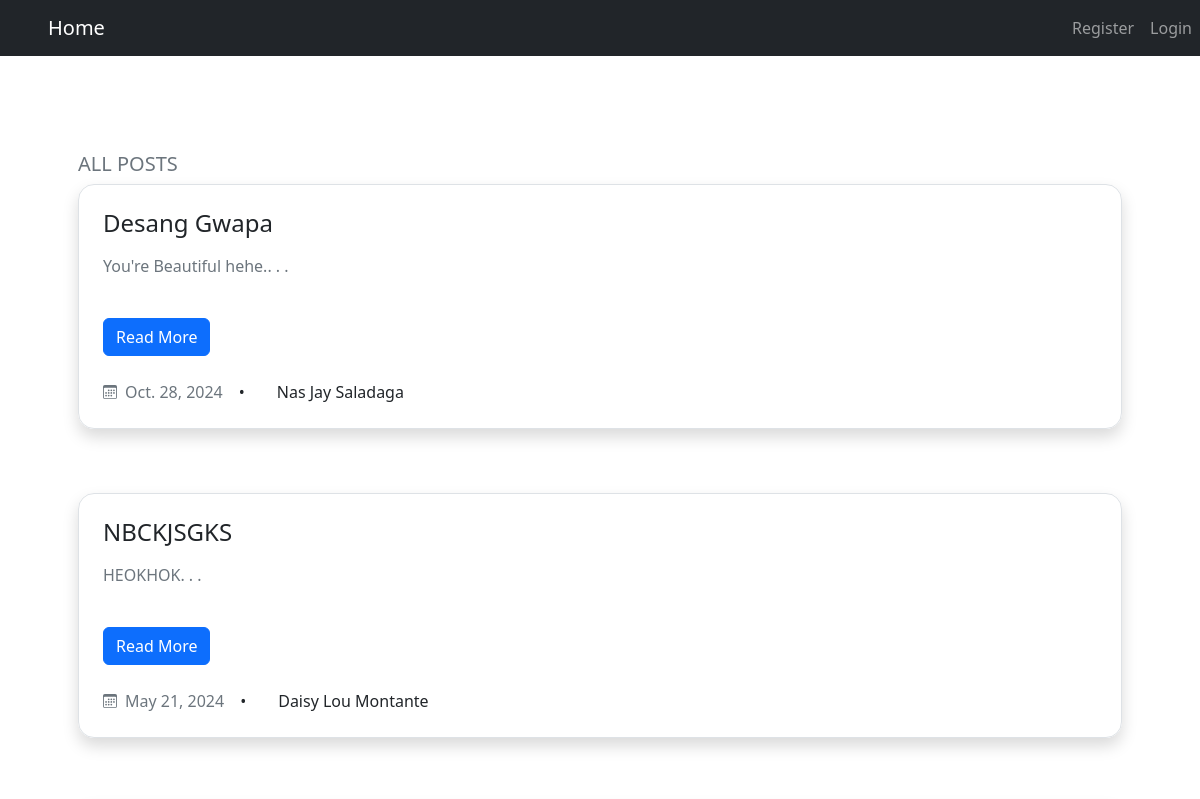
The page /all/ (upper part) on the database as committed earlier.
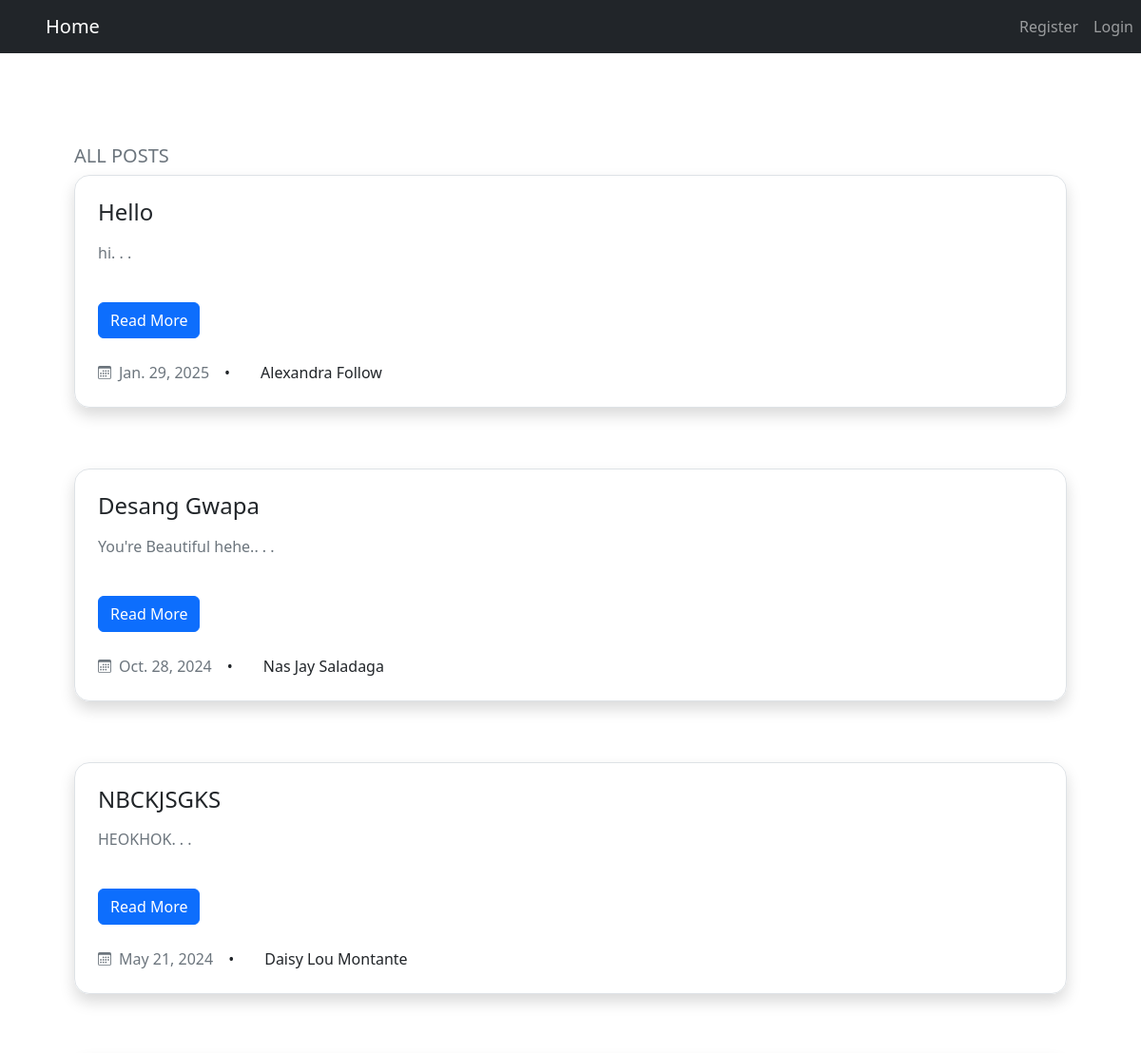
The same page on the database as committed later.
### blogpost/models.py (models this page shows, shortened)
class Post(models.Model):
    title = models.CharField(max_length=255)
    author = models.ForeignKey(User, on_delete=models.CASCADE)
    body = models.TextField()
    post_date = models.DateField(auto_now_add=True)
    likes = models.ManyToManyField(User, related_name='blogpost')

### blogpost/views.py (the view)
# urls.py: path('all/', Home.as_view(), name='all'),
class Home(ListView):
    model = Post
    template_name = 'home.html'
    ordering = ['-post_date']

### blogpost/templates/home.html (shortened to what this page needs)
{% extends "base.html" %}
{% block content %}
<section class="py-3 py-md-5 py-xl-8 " >
    <div class="container overflow-hidden p-5">
        <h1 class="fs-5 mb-2 text-secondary text-uppercase">All Posts</h1>
          <article>
             {% for post in object_list %}
            <div class="card border-0 mb-3 shadow d-flex rounded-4">
              <div class="card-body border bg-white p-4 rounded-4">
                <div class="entry-header mb-3">
                  <h2 class="card-title entry-title h4 mb-0">
                    <a class="link-dark text-decoration-none" href="{% url 'blogdetail' post.pk %}">{{post.title}}</a>
                  </h2>
                </div>
                <p class="card-text entry-summary text-secondary mb-3">
                    {{ post.body|slice:":200"|safe }}. . .
                </p>
                <a href="{% url 'blogdetail' post.pk %}" class="btn btn-primary mt-4 text-nowrap entry-more">Read More</a>
                <br><br>
                <ul class="entry-meta list-unstyled d-flex align-items-center m-0">
                  <li>
                    <a class="fs-7 link-secondary text-decoration-none d-flex align-items-center" href="#!">
                      <span class="ms-2 fs-7">{{ post.post_date }}</span>
                    </a>
                  </li>
                  <li>
                    <span class="px-3">&bull;</span>
                  </li>
                  <li>
                    <span class="px-3">{{ post.author.first_name }} {{ post.author.last_name }}</span>
                  </li>
                </ul>
              </div>
            </div>
              <br><br>
              {% endfor %}
          </article>
    </div>
</section>
{% endblock %}

Rows that differ between the two databases and show on the page:
added Post: title "Hello", body "hi", post_date "Jan. 29, 2025", author.first_name "Alexandra", author.last_name "Follow"
